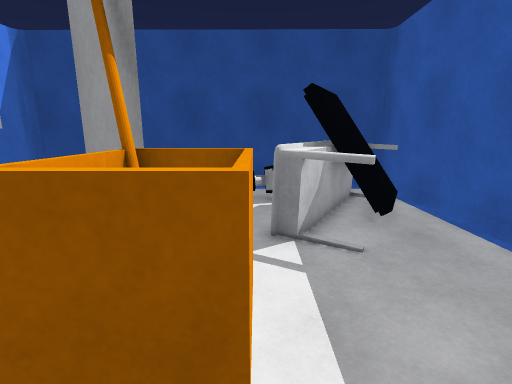
View 1 (above)

12 first-person views from a walk through a scene from a Unity 3-D project. The camera is 1.5 m above the floor, tilts 12° down and sees 85° across. The floor is counted in squares, 0.5 m on a side. Each view is taken from the middle of a square. On the plan, view 1 faces up. The plan holds only what a view shows up to about 20 squares ahead; the rest is blank. Surface patterns are stand-ins for the level's own textures.

View 2
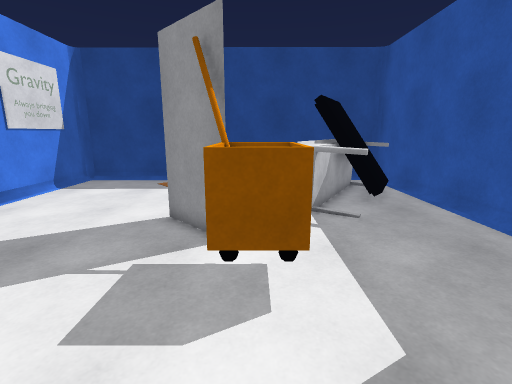

View 3
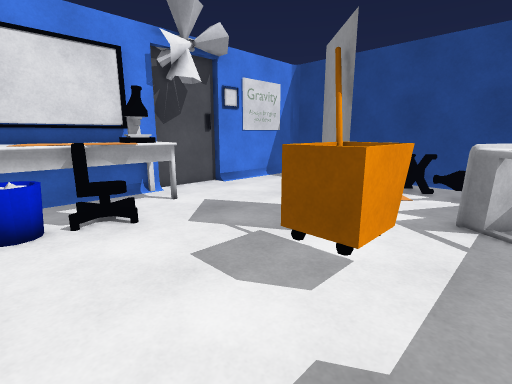

View 4
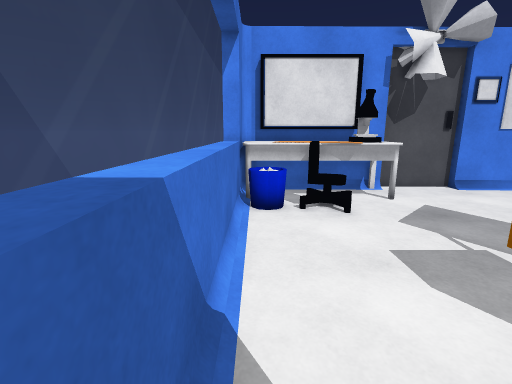

View 5
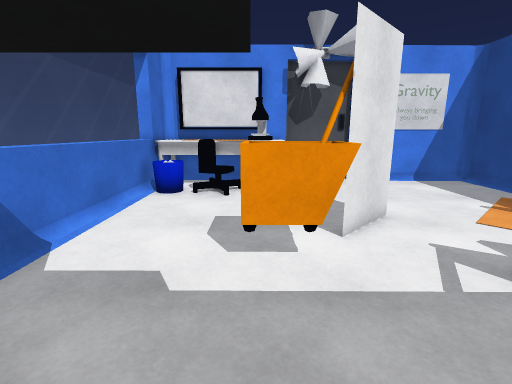

View 6
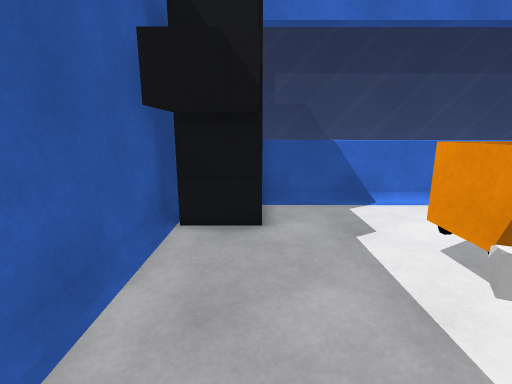

View 7
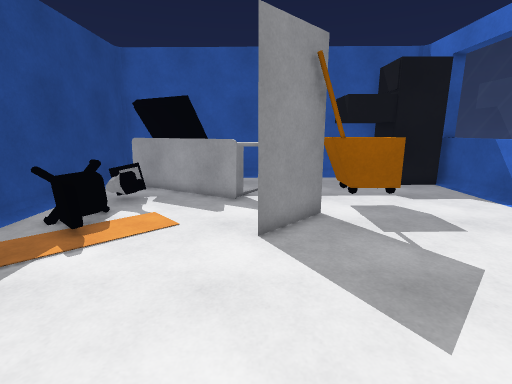

View 8
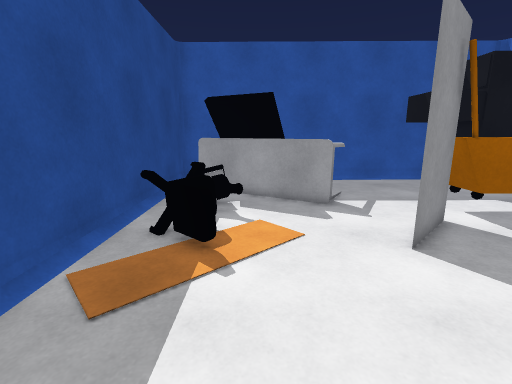

View 9
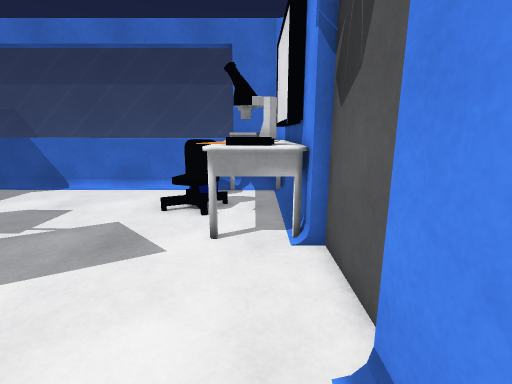

View 10
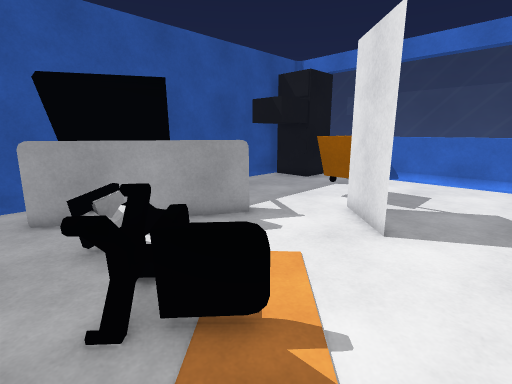

View 11
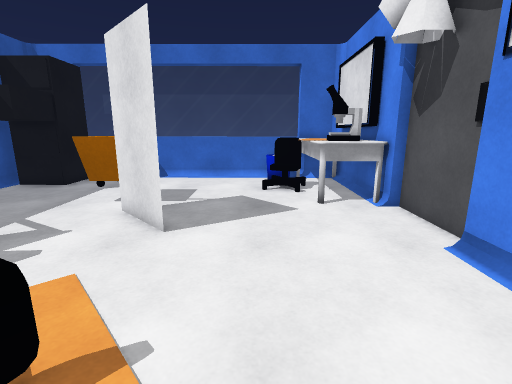

View 12
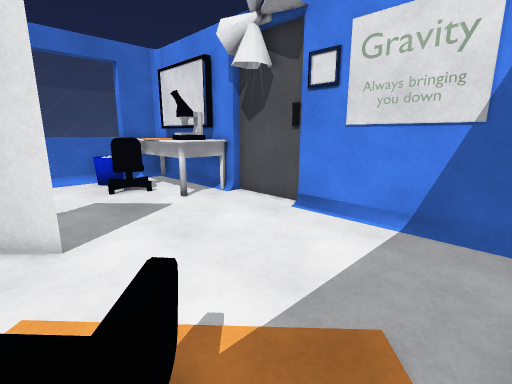

### Floor plan
Key: @ floor where view 1 was taken; # wall or solid block; x gap in a wall; . floor; = window, fence, low wall or low ledge; ^ raised ledge; T table; O other object.
Columns run from 13 left of view 1 to 7 right of it. Each row starts with its distance up from view 1.
 16  ####################
 15  #..................#
 14  #........==..=..TT.#
 13  #....... =====. OOT#
 12  #.......=.====. O O#
 11  #..........=.. O  .#
 10  #.............OO  .#
  9  #............TT. ..#
  8 ##............TT....#
  7 #..............TT...#
  6 #........##.........#
  5 #.........##........#
  4 #TTT.......x=#......#
  3 #TTT.......^^^......#
  2 OO## ......^^^......#
  1 OO ^^=..............#
  0 OO^^#=.......@......#
 -1 OO^T##...........####
 -2 OOTT==...........#
 -3 OO T==...........#
 -4  TT^^^^^^^^^^^^^^^#
 -5                   #

Where each view was taken, in squares from view 1:
view 1: 0 up, 0 right, facing up
view 2: 3 down, 1 left, facing up
view 3: 3 down, 2 right, facing up-left
view 4: 3 down, 3 right, facing left
view 5: 2 up, 6 right, facing left
view 6: 8 up, 4 right, facing down
view 7: 7 up, 12 left, facing right
view 8: 11 up, 11 left, facing right
view 9: 11 up, 11 left, facing down
view 10: 15 up, 7 left, facing down-right
view 11: 15 up, 7 left, facing down
view 12: 15 up, 3 left, facing down-left
